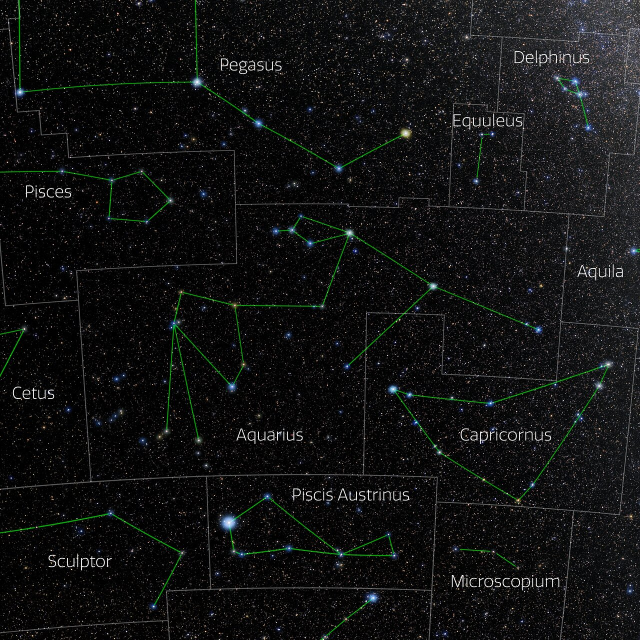
#> input picture projetos_ia/jogo_da_memoria/imagens/constelacoes/aquarius.jpg, 1280 x 1280 px (shown at 1/2 size); its folder holds only this picture in this run
$ python preparar_imagens.py
#> lines starting #> are read from the running program, lines starting #| are printed output that depends on the picture
# -*- coding: utf-8 -*-
"""Utilitario de build (roda uma vez, nao faz parte do jogo).

Gera as imagens que vao embutidas no executavel:
  imagens/constelacoes/*.jpg  (1280px, originais do NOIRLab)  ->
  imagens/cartas/*.jpg        (400px, ~54 KB cada)
e o icone do aplicativo a partir do Cruzeiro do Sul.

Reduz o conjunto de ~27,8 MB para ~2,1 MB, que e o que torna viavel
um executavel --onefile pequeno.
"""
import os, sys, glob
from PIL import Image

RAIZ = os.path.dirname(os.path.dirname(os.path.abspath(__file__)))
ORIGINAIS = os.path.join(RAIZ, "imagens", "constelacoes")
CARTAS = os.path.join(RAIZ, "imagens", "cartas")
LADO = 400
QUALIDADE = 82


def preparar_cartas():
    os.makedirs(CARTAS, exist_ok=True)
    arquivos = sorted(glob.glob(os.path.join(ORIGINAIS, "*.jpg")))
    if not arquivos:
        sys.exit("ERRO: nenhuma imagem em %s" % ORIGINAIS)
    total = 0
    for caminho in arquivos:
        destino = os.path.join(CARTAS, os.path.basename(caminho))
        with Image.open(caminho) as im:
#> im is the input picture: PIL image 1280x1280 RGB; mean R, G, B 17.7, 18.7, 18.6
            im = im.convert("RGB")
            # as imagens do NOIRLab ja sao quadradas; o crop central abaixo
            # so age se alguma nao for, mantendo o centro da constelacao
            lado = min(im.size)
#> lado = 1280
            esq = (im.width - lado) // 2
#> esq = 0
            topo = (im.height - lado) // 2
#> topo = 0
            im = im.crop((esq, topo, esq + lado, topo + lado))
            im = im.resize((LADO, LADO), Image.LANCZOS)
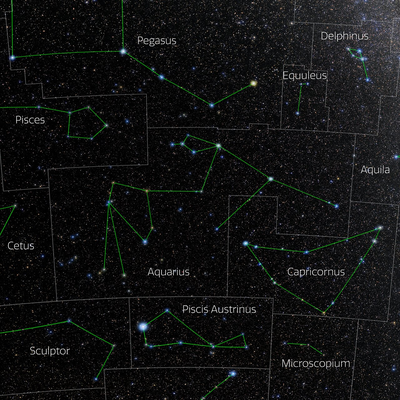
#> im: PIL image 400x400 RGB; mean R, G, B 17.9, 19, 18.8
            im.save(destino, "JPEG", quality=QUALIDADE, optimize=True)
        total += os.path.getsize(destino)
    print("cartas: %d imagens de %dx%d -> %.1f MB" % (len(arquivos), LADO, LADO, total / 1048576))
    return len(arquivos)


def preparar_icone():
    origem = os.path.join(ORIGINAIS, "crux.jpg")
    if not os.path.exists(origem):
        print("AVISO: crux.jpg nao encontrado, icone nao gerado")
        return
    destino = os.path.join(RAIZ, "icone.ico")
    with Image.open(origem) as im:
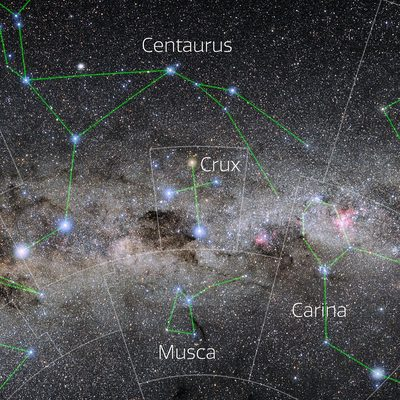
#> input picture projetos_ia/jogo_da_memoria/imagens/cartas/crux.jpg, 400 x 400 px, found by its file name
#> im is the input picture: PIL image 400x400 RGB; mean R, G, B 77.5, 77.8, 79.9
        im = im.convert("RGB")
        # recorte central: em icones pequenos o Cruzeiro precisa preencher o quadro
        lado = int(min(im.size) * 0.62)
#> lado = 248
        esq = (im.width - lado) // 2
#> esq = 76
        topo = (im.height - lado) // 2
#> topo = 76
        im = im.crop((esq, topo, esq + lado, topo + lado))
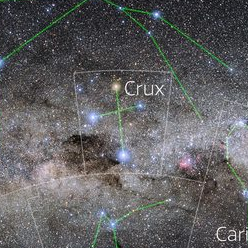
#> im: PIL image 248x248 RGB; mean R, G, B 96.1, 95.3, 96.9
        im.save(destino, "ICO", sizes=[(256, 256), (128, 128), (64, 64), (48, 48), (32, 32), (16, 16)])
    print("icone: %s (%.0f KB)" % (os.path.basename(destino), os.path.getsize(destino) / 1024))


if __name__ == "__main__":
    preparar_cartas()
    preparar_icone()
    print("pronto.")
